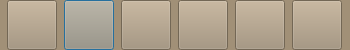
<?xml version="1.0" encoding="UTF-8"?>
<ui version="4.0">
 <class>Headshots</class>
 <widget class="QDialog" name="Headshots">
  <property name="geometry">
   <rect>
    <x>0</x>
    <y>0</y>
    <width>350</width>
    <height>50</height>
   </rect>
  </property>
  <property name="windowTitle">
   <string>Dialog</string>
  </property>
  <widget class="QWidget" name="widget" native="true">
   <property name="geometry">
    <rect>
     <x>0</x>
     <y>0</y>
     <width>350</width>
     <height>51</height>
    </rect>
   </property>
   <property name="minimumSize">
    <size>
     <width>350</width>
     <height>0</height>
    </size>
   </property>
   <property name="maximumSize">
    <size>
     <width>350</width>
     <height>16777215</height>
    </size>
   </property>
   <property name="styleSheet">
    <string notr="true">background-color: rgb(161, 144, 119);</string>
   </property>
   <layout class="QGridLayout" name="gridLayout_3">
    <property name="leftMargin">
     <number>0</number>
    </property>
    <property name="topMargin">
     <number>0</number>
    </property>
    <property name="rightMargin">
     <number>0</number>
    </property>
    <property name="bottomMargin">
     <number>0</number>
    </property>
    <property name="spacing">
     <number>0</number>
    </property>
    <item row="0" column="1">
     <widget class="QPushButton" name="btn_2">
      <property name="minimumSize">
       <size>
        <width>50</width>
        <height>50</height>
       </size>
      </property>
      <property name="maximumSize">
       <size>
        <width>50</width>
        <height>50</height>
       </size>
      </property>
      <property name="styleSheet">
       <string notr="true">
border-image: url(:/images/2.png);</string>
      </property>
      <property name="text">
       <string/>
      </property>
     </widget>
    </item>
    <item row="0" column="2">
     <widget class="QPushButton" name="btn_3">
      <property name="minimumSize">
       <size>
        <width>50</width>
        <height>50</height>
       </size>
      </property>
      <property name="maximumSize">
       <size>
        <width>50</width>
        <height>50</height>
       </size>
      </property>
      <property name="styleSheet">
       <string notr="true">
border-image: url(:/images/3.png);</string>
      </property>
      <property name="text">
       <string/>
      </property>
     </widget>
    </item>
    <item row="0" column="3">
     <widget class="QPushButton" name="btn_4">
      <property name="minimumSize">
       <size>
        <width>50</width>
        <height>50</height>
       </size>
      </property>
      <property name="maximumSize">
       <size>
        <width>50</width>
        <height>50</height>
       </size>
      </property>
      <property name="styleSheet">
       <string notr="true">border-image: url(:/images/4.png);</string>
      </property>
      <property name="text">
       <string/>
      </property>
     </widget>
    </item>
    <item row="0" column="0">
     <widget class="QPushButton" name="btn_1">
      <property name="minimumSize">
       <size>
        <width>50</width>
        <height>50</height>
       </size>
      </property>
      <property name="maximumSize">
       <size>
        <width>50</width>
        <height>50</height>
       </size>
      </property>
      <property name="styleSheet">
       <string notr="true">border-image: url(:/images/1.png);</string>
      </property>
      <property name="text">
       <string/>
      </property>
     </widget>
    </item>
    <item row="0" column="5">
     <widget class="QPushButton" name="btn_6">
      <property name="minimumSize">
       <size>
        <width>50</width>
        <height>50</height>
       </size>
      </property>
      <property name="maximumSize">
       <size>
        <width>50</width>
        <height>50</height>
       </size>
      </property>
      <property name="styleSheet">
       <string notr="true">border-image: url(:/images/6.png);</string>
      </property>
      <property name="text">
       <string/>
      </property>
     </widget>
    </item>
    <item row="0" column="4">
     <widget class="QPushButton" name="btn_5">
      <property name="minimumSize">
       <size>
        <width>50</width>
        <height>50</height>
       </size>
      </property>
      <property name="maximumSize">
       <size>
        <width>50</width>
        <height>50</height>
       </size>
      </property>
      <property name="styleSheet">
       <string notr="true">border-image: url(:/images/5.png);</string>
      </property>
      <property name="text">
       <string/>
      </property>
     </widget>
    </item>
   </layout>
   <zorder>btn_1</zorder>
   <zorder>btn_2</zorder>
   <zorder>btn_6</zorder>
   <zorder>btn_4</zorder>
   <zorder>btn_3</zorder>
   <zorder>btn_5</zorder>
  </widget>
 </widget>
 <resources/>
 <connections/>
</ui>
